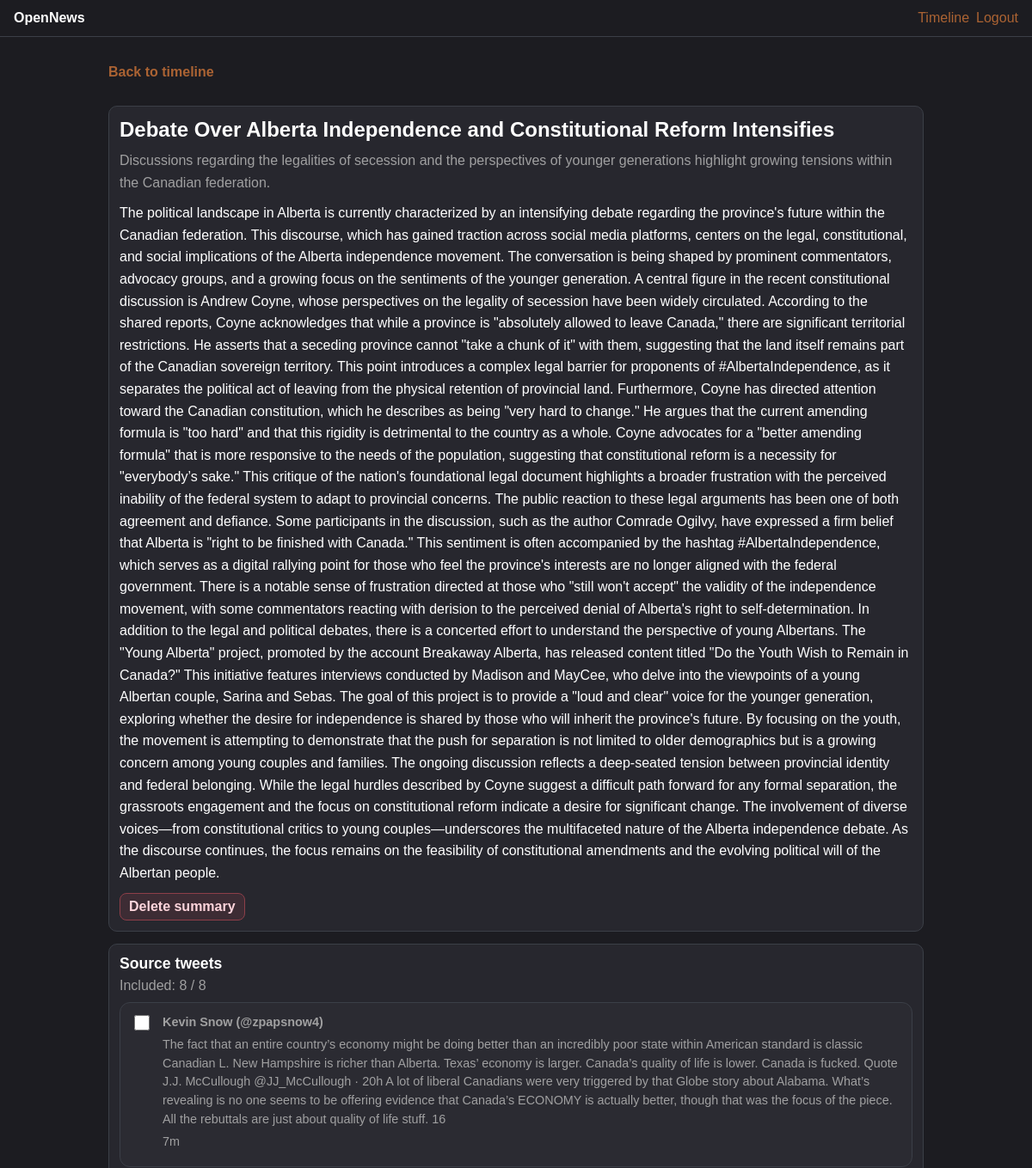
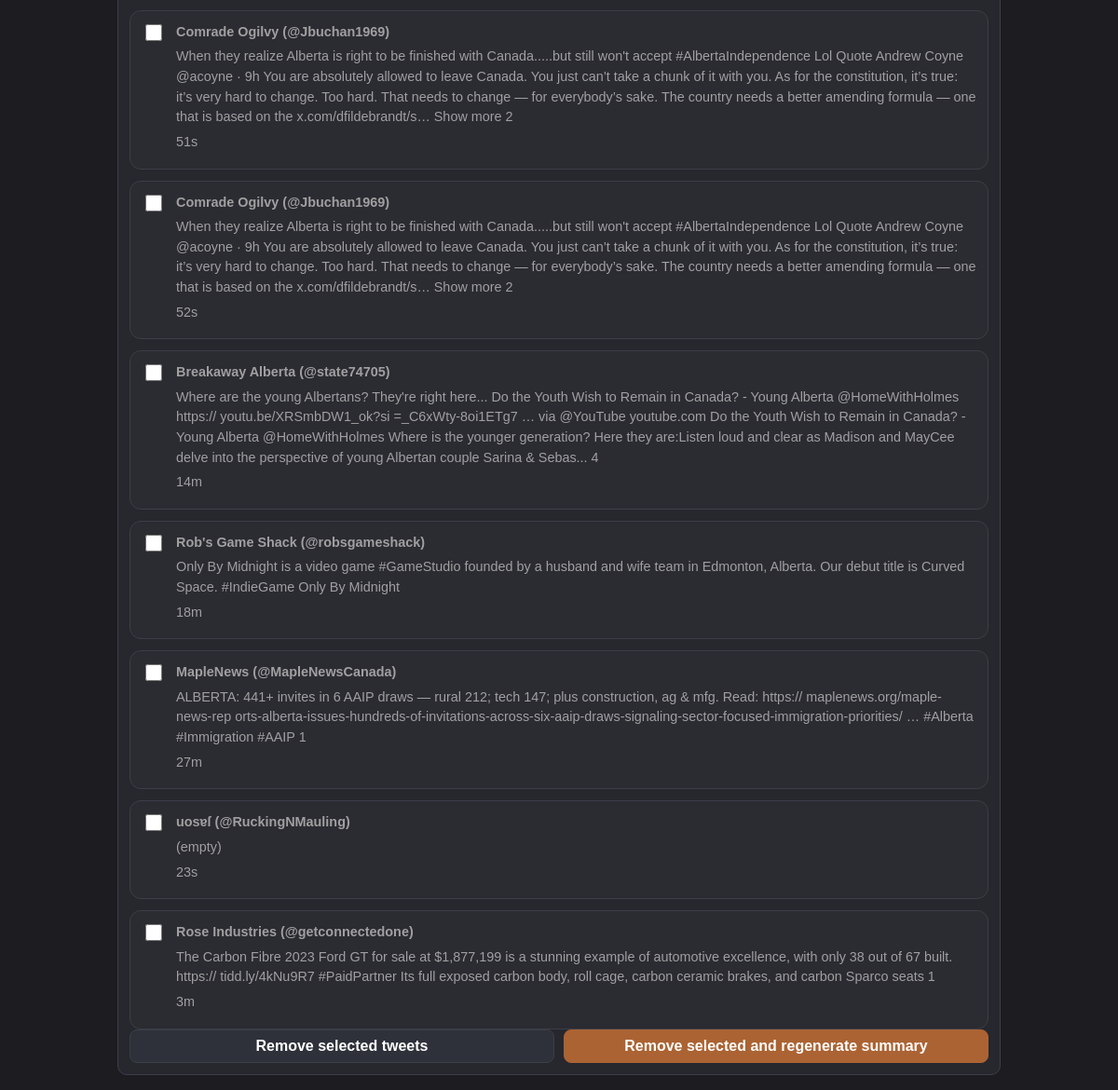
/post/6/ (signed in), run on the app's committed database (2 pictures, top to bottom).
### opensourcenewsapp/models.py (models this page shows, shortened)
class Post(models.Model):
    title = models.CharField(max_length=200)
    subtitle = models.CharField(max_length=300, blank=True)
    article = models.TextField()
    score = models.IntegerField(default=0)
    media = models.URLField(blank=True)

class SourceTweet(models.Model):
    post = models.ForeignKey(Post, on_delete=models.CASCADE, related_name="source_tweets")
    raw = models.JSONField(default=dict)
    excluded = models.BooleanField(default=False)
    created_at = models.DateTimeField(auto_now_add=True)

### opensourcenewsapp/views.py (the view, shortened to what this page needs)
# urls.py: path("post/<int:post_id>/", post_detail_page, name="post_detail_page"),
@login_required
def post_detail_page(request, post_id):
    post = get_object_or_404(Post, id=post_id)
    if not _is_valid_post(post):
        return redirect("timeline_page")
    error = None
    notice = str(request.GET.get("notice", "")).strip()
    tweets = list(post.source_tweets.order_by("id"))
    included_count = sum(1 for tw in tweets if not tw.excluded)
    return render(
        request,
        "opensourcenewsapp/post_detail.html",
        {
            "post": post,
            "tweets": tweets,
            "included_count": included_count,
            "error": error,
            "notice": notice,
        },
    )

### opensourcenewsapp/views.py (called while the page is built)
def _is_valid_post(post):
    title = (post.title or "").strip()
    article = (post.article or "").strip()
    return bool(title or article)

### opensourcenewsapp/templates/opensourcenewsapp/post_detail.html (shortened to what this page needs)
{% extends 'opensourcenewsapp/base.html' %}
{% block content %}
<p><a class="link-cta" href="{% url 'timeline_page' %}">Back to timeline</a></p>
<article class="card post-card">
  <h1>{{ post.title|default:'Untitled summary' }}</h1>
  {% if post.subtitle %}<p class="subtitle">{{ post.subtitle }}</p>{% endif %}
  <p>{{ post.article }}</p>
  <form method="post" action="{% url 'delete_post_summary' post.id %}" class="inline-form" onsubmit="return confirm('Delete this summary?');">
    <button type="submit" class="btn-soft btn-danger">Delete summary</button>
  </form>
</article>
<section class="card">
  <div class="section-head">
    <h2>Source tweets</h2>
    <p class="muted">Included: {{ included_count }} / {{ tweets|length }}</p>
  </div>
  {% if tweets %}
  <form method="post">
    <div class="stack">
      {% for tw in tweets %}
      <label class="tweet-row {% if tw.excluded %}tweet-row--excluded{% endif %}">
        <input type="checkbox" name="remove_ids" value="{{ tw.id }}" {% if tw.excluded %}disabled{% endif %} />
        <div>
          <p><strong>{{ tw.raw.author|default:'Unknown' }}</strong></p>
          <p>{{ tw.raw.text|default:'(empty)' }}</p>
          {% if tw.raw.time %}<p class="muted">{{ tw.raw.time }}</p>{% endif %}
        </div>
      </label>
      {% endfor %}
    </div>
    <div class="actions-row">
      <button type="submit" name="action" value="remove" class="btn-soft">Remove selected tweets</button>
      <button type="submit" name="action" value="regenerate" class="btn-primary">Remove selected and regenerate summary</button>
    </div>
  </form>
  {% else %}
  <p>No source tweets attached to this summary yet.</p>
  {% endif %}
</section>
{% endblock %}

### opensourcenewsapp/static/opensourcenewsapp/styles.css (style rules this page uses)
:root { --bg: #1c1c21; --panel: #27272e; --panel-hover: #32323b; --line: #3b3f47; --text: #ffffff; --muted: #a0a0a1; --accent: #ab6333; --danger: #ff8aa5; --ok: #9effc9; }
* { box-sizing: border-box; }
body { margin: 0; min-height: 100vh; color: var(--text); font-family: Arial, sans-serif; background: var(--bg); }
a { color: var(--accent); text-decoration: none; }
.card { border: 1px solid var(--line); border-radius: 10px; padding: 12px; background: var(--panel); transition: transform 120ms ease, background 120ms ease; }
.stack { display: grid; gap: 12px; }
.section-head { margin-bottom: 10px; }
.section-head h2 { margin: 0; font-size: 1.1rem; }
.section-head p { margin: 6px 0 0; }
label { font-size: 0.9rem; color: var(--muted); }
input, select, button { width: 100%; border-radius: 8px; border: 1px solid var(--line); padding: 8px 10px; font: inherit; }
input, select { background: #1f2128; color: var(--text); }
button, .button-link { display: inline-block; border: 1px solid var(--line); background: #2e313a; color: var(--text); font-weight: 600; cursor: pointer; transition: transform 120ms ease, background 120ms ease; }
.btn-primary { background: var(--accent); color: #ffffff; border-color: var(--accent); }
.btn-soft { background: #2e313a; color: var(--text); border-color: var(--line); }
.post-card h1, .post-card h2 { margin: 0 0 8px; line-height: 1.25; }
.post-card > p { margin: 0 0 10px; line-height: 1.6; }
.subtitle { color: var(--muted); }
.link-cta { font-weight: 650; }
.tweet-row { display: grid; grid-template-columns: auto 1fr; gap: 12px; align-items: flex-start; padding: 12px; border: 1px solid var(--line); border-radius: 12px; background: rgba(255, 255, 255, 0.02); }
.tweet-row input[type="checkbox"] { width: 18px; height: 18px; margin-top: 2px; }
.tweet-row p { margin: 0 0 5px; line-height: 1.5; }
.actions-row { display: grid; grid-template-columns: 1fr 1fr; gap: 10px; }
.inline-form { margin: 0; }
.inline-form button { width: auto; padding: 6px 10px; }
.btn-danger { border-color: #8d3f49; color: #ffd5dc; background: rgba(141, 63, 73, 0.22); }
.muted { color: var(--muted); }

### data on the page
Post: title "Debate Over Alberta Independence and Constitutional Reform Intensifies", subtitle "Discussions regarding the legalities of secession and the perspectives of younger generations highlight growing tensions within the Canadian federation.", article "The political landscape in Alberta is currently characterized by an intensifying debate regarding the province's future within the Canadian federation. This discourse, which has gained traction across social media platforms, centers on the legal, constitutional, and social implications of the Alberta independence movement. The conversation is being shaped by prominent commentators, advocacy groups, and a growing focus on the sentiments of the younger generation. A central figure in the recent constitutional discussion is Andrew Coyne, whose perspectives on the legality of secession have been widely circulated. According to the shared reports, Coyne acknowledges that while a province is…"
SourceTweet: raw.author "Kevin Snow (@zpapsnow4)", raw.text "The fact that an entire country’s economy might be doing better than an incredibly poor state within American standard is classic Canadian L. New Hampshire is richer than Alberta. Texas’ economy is larger. Canada’s quality of life is lower. Canada is fucked. Quote J.J. McCullough @JJ_McCullough · 20h A lot of liberal Canadians were very triggered by that Globe story about Alabama. What’s revealing is no one seems to be offering evidence that Canada’s ECONOMY is actually better, though that was the focus of the piece. All the rebuttals are just about quality of life stuff. 16", raw.time "7m"
SourceTweet: raw.author "Comrade Ogilvy (@Jbuchan1969)", raw.text "When they realize Alberta is right to be finished with Canada.....but still won't accept #AlbertaIndependence Lol Quote Andrew Coyne @acoyne · 9h You are absolutely allowed to leave Canada. You just can’t take a chunk of it with you. As for the constitution, it’s true: it’s very hard to change. Too hard. That needs to change — for everybody’s sake. The country needs a better amending formula — one that is based on the x.com/dfildebrandt/s… Show more 2", raw.time "51s"
SourceTweet: raw.author "Comrade Ogilvy (@Jbuchan1969)", raw.text "When they realize Alberta is right to be finished with Canada.....but still won't accept #AlbertaIndependence Lol Quote Andrew Coyne @acoyne · 9h You are absolutely allowed to leave Canada. You just can’t take a chunk of it with you. As for the constitution, it’s true: it’s very hard to change. Too hard. That needs to change — for everybody’s sake. The country needs a better amending formula — one that is based on the x.com/dfildebrandt/s… Show more 2", raw.time "52s"
SourceTweet: raw.author "Breakaway Alberta (@state74705)", raw.text "Where are the young Albertans? They're right here... Do the Youth Wish to Remain in Canada? - Young Alberta @HomeWithHolmes https:// youtu.be/XRSmbDW1_ok?si =_C6xWty-8oi1ETg7 … via @YouTube youtube.com Do the Youth Wish to Remain in Canada? - Young Alberta @HomeWithHolmes Where is the younger generation? Here they are:Listen loud and clear as Madison and MayCee delve into the perspective of young Albertan couple Sarina & Sebas... 4", raw.time "14m"
SourceTweet: raw.author "Rob's Game Shack (@robsgameshack)", raw.text "Only By Midnight is a video game #GameStudio founded by a husband and wife team in Edmonton, Alberta. Our debut title is Curved Space. #IndieGame Only By Midnight", raw.time "18m"
SourceTweet: raw.author "MapleNews (@MapleNewsCanada)", raw.text "ALBERTA: 441+ invites in 6 AAIP draws — rural 212; tech 147; plus construction, ag & mfg. Read: https:// maplenews.org/maple-news-rep orts-alberta-issues-hundreds-of-invitations-across-six-aaip-draws-signaling-sector-focused-immigration-priorities/ … #Alberta #Immigration #AAIP 1", raw.time "27m"
SourceTweet: raw.author "uosɐſ (@RuckingNMauling)", raw.text "(empty)", raw.time "23s"
SourceTweet: raw.author "Rose Industries (@getconnectedone)", raw.text "The Carbon Fibre 2023 Ford GT for sale at $1,877,199 is a stunning example of automotive excellence, with only 38 out of 67 built. https:// tidd.ly/4kNu9R7 #PaidPartner Its full exposed carbon body, roll cage, carbon ceramic brakes, and carbon Sparco seats 1", raw.time "3m"

### other printed values
{{ included_count }} "8"
{{ tweets|length }} "8"
